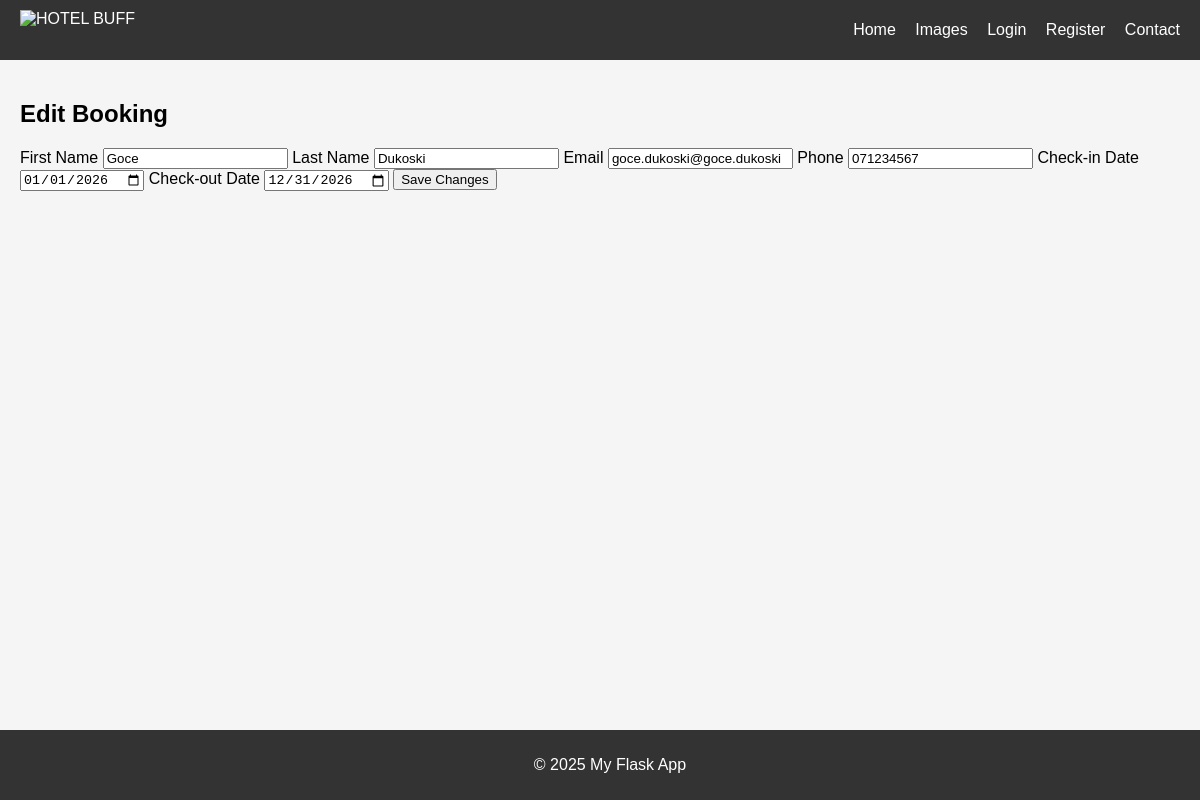
/admin/edit/7, run on the app's committed database.
### tables this page shows
CREATE TABLE bookings (
            id INTEGER PRIMARY KEY AUTOINCREMENT,
            first_name TEXT NOT NULL,
            last_name TEXT NOT NULL,
            email TEXT NOT NULL,
            phone TEXT NOT NULL,
            checkin_date TEXT NOT NULL,
            checkout_date TEXT NOT NULL,
            created_at TEXT NOT NULL
        );

### app.py (the view, shortened to what this page needs)
@app.route("/admin/edit/<int:booking_id>", methods=["GET", "POST"])
def edit_booking(booking_id):
    conn = get_db_connection()
    booking = conn.execute(
        "SELECT * FROM bookings WHERE id=?",
        (booking_id,)
    ).fetchone()
    conn.close()
    return render_template("edit_booking.html", booking=booking)

### database.py (called while the page is built)
def get_db_connection():
    conn = sqlite3.connect(DB_NAME, timeout=10, check_same_thread=False)
    conn.row_factory = sqlite3.Row
    return conn

### templates/edit_booking.html (shortened to what this page needs)
{% extends "base.html" %}
{% block content %}
<div class="checkin-container">
    <h2>Edit Booking</h2>
    <form method="POST">
        <label>First Name</label>
        <input type="text" name="first_name" value="{{ booking.first_name }}" required>
        <label>Last Name</label>
        <input type="text" name="last_name" value="{{ booking.last_name }}" required>
        <label>Email</label>
        <input type="email" name="email" value="{{ booking.email }}" required>
        <label>Phone</label>
        <input type="text" name="phone" value="{{ booking.phone }}" required>
        <label>Check-in Date</label>
        <input type="date" name="checkin_date" value="{{ booking.checkin_date }}" required>
        <label>Check-out Date</label>
        <input type="date" name="checkout_date" value="{{ booking.checkout_date }}" required>
        <button type="submit">Save Changes</button>
    </form>
</div>
{% endblock %}

### static/css/style.css (style rules this page uses)
body { font-family: Arial, sans-serif; margin: 0; padding: 0; background-color: #f5f5f5; }

### data on the page
bookings: first_name "Goce", last_name "Dukoski", email "goce.dukoski@goce.dukoski", phone "071234567", checkin_date "01/01/2026", checkout_date "12/31/2026"
